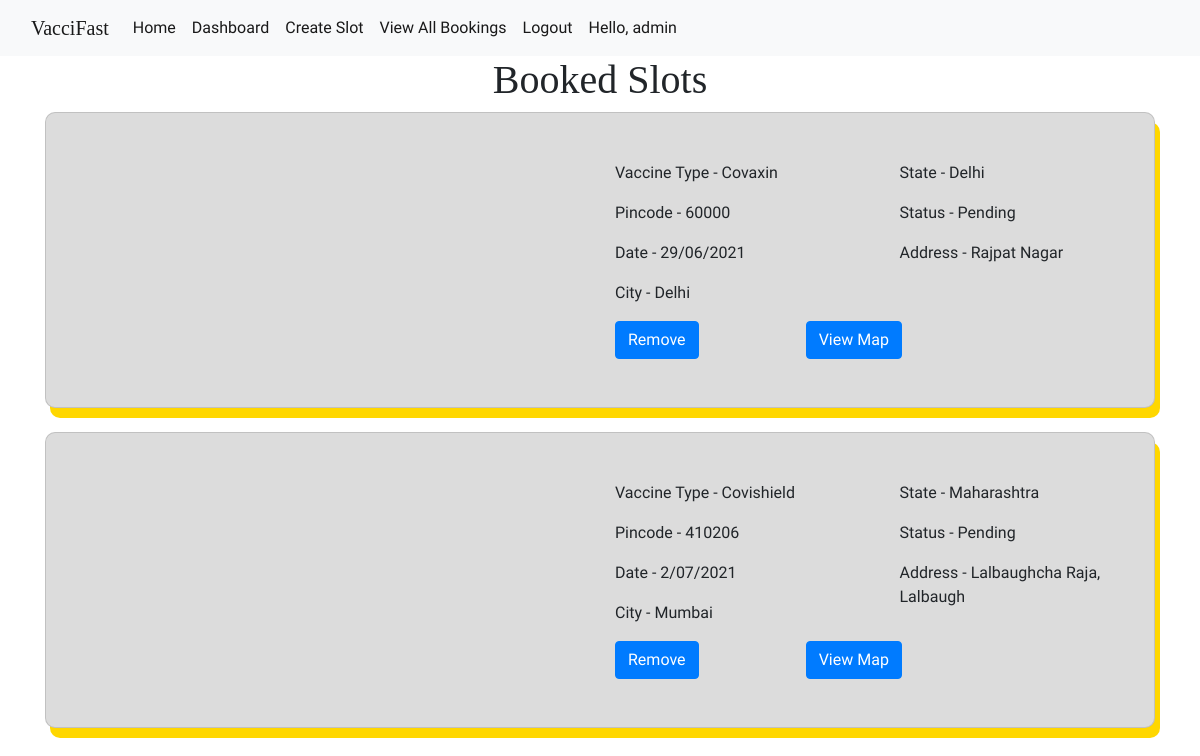
/bookedSlot (signed in), run on an earlier commit of the app's database.
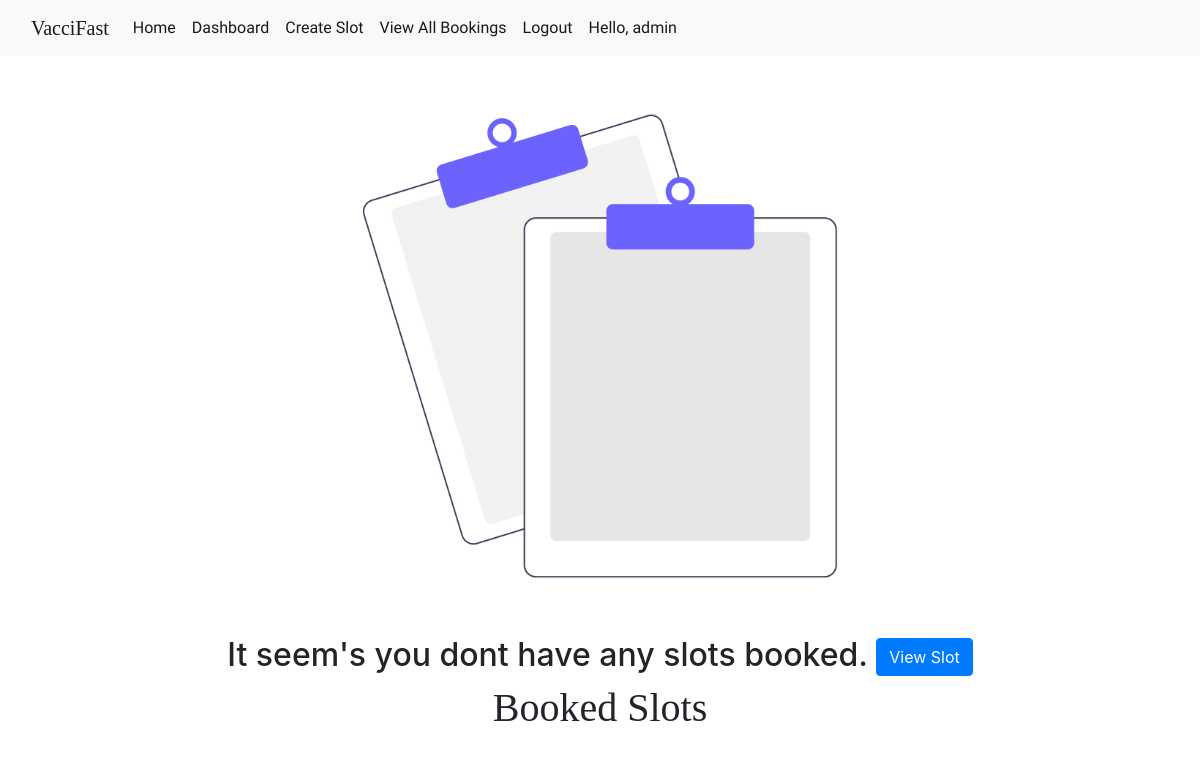
And on a later commit of the database.
### vacciapp/models.py (models this page shows, shortened)
class Booking(models.Model):
    user = models.ForeignKey(User,on_delete=models.CASCADE)
    customer = models.ForeignKey(Customer, null=True, on_delete=models.SET_NULL)
    slot = models.ForeignKey(Slot, null=True, on_delete=models.SET_NULL)
    date_booked = models.DateTimeField(auto_now_add=True,null=True)

class Slot(models.Model):
    vtype = models.CharField(max_length=200,null=True)
    date = models.CharField(max_length=200,null=True)
    address = models.CharField(max_length=200,null=True)
    city = models.CharField(max_length=200,null=True)
    state = models.CharField(max_length=200,null=True)
    pincode = models.CharField(max_length=200,null=True)
    addMap = models.CharField(max_length=200,null=True)
    date_created = models.DateTimeField(auto_now_add=True,null=True)
    count = models.IntegerField(null=True)
    status = models.CharField(max_length=200,null=True,choices=STATUS,default="Pending")

### vacciapp/views.py (the view)
# urls.py: path('bookedSlot',views.bookedSlot,name='bookedSlot'),
@login_required(login_url='login')
def bookedSlot(request):
    bs = Booking.objects.filter(user=request.user)
    try:
        pk_dict =  Booking.objects.filter(user=request.user).values('slot')
        p = pk_dict.values('slot_id')
        pk = p[0]['slot_id']
        address_dict = Slot.objects.values('address').get(pk=pk)
        address = address_dict.get('address')
        city_dict = Slot.objects.values('city').get(pk=pk)
        city = city_dict.get('city')
        state_dict = Slot.objects.values('state').get(pk=pk)
        state = state_dict.get('state')
        al = address.split(" ")
        cl = city.split(" ")
        sl = state.split(" ")
        final = ""
        for a in al:
            final = final + a + "+"
        for c in cl:
            final = final + c + "+"
        for s in sl:
            final = final + s + "+"
        if "," in final:
            st = final.replace(",","")
            st = st + "India"
        else:
            st = final + "India"
        link = "https://www.google.com/maps/embed/v1/place?key=AIzaSyBonEm9k9dZ4T9k6cZHWGzCYGupxNQgwBc&q="+st
        print(link)
    except:
        link = 0
        pass
    context = {
        'bs' : bs,
        'link' : link
    }
    return render(request,'vacciapp/bookedSlot.html',context)

### templates/vacciapp/bookedSlot.html (shortened to what this page needs)
{% extends 'base.html' %}
{% block body %}
{% if link == 0 %}
<center><img src="media/empty.png" style="width:650px;" alt="">
<h2>It seem's you dont have any slots booked. <a class="btn btn-primary" href="{% url 'viewSlot' %}"> View Slot</a> </h2></center>
{% endif %}
<center><h1  style="font-family: 'Vollkorn', serif;" >Booked Slots</h1></center>
  {% for b in bs %}
<div class="container">
  <div class="card" style="border-radius: 10px;background-color:gainsboro;box-shadow: 5px 10px gold;">
    <div class="row">
      <div class="col-md-6">
      <center>
      <br>
      </center>
      </div>
      <div class="col-md-6" style="font-family: 'Domine', serif;">
      <br><br>
        <div class="row">
          <div class="col-md-6">
            <p>Vaccine Type - {{b.slot.vtype}} </p> <p> Pincode - {{b.slot.pincode}}</p>
            <p>Date - {{b.slot.date}} </p> <p> City - {{b.slot.city}} </p>
          </div>
          <div class="col-md-6">
            <p>State - {{b.slot.state}} </p> <p>Status - {{b.slot.status}}</p>
            <p>Address - {{b.slot.address}}</p>
          </div>
        </div>
      <a class="btn btn-primary" href="{% url 'deleteBooking' b.id %}">Remove</a>
      <button class="btn btn-primary" type="button" data-bs-toggle="offcanvas" data-bs-target="#offcanvasBottom"
        aria-controls="offcanvasBottom">View Map</button>
      <br><br>
    </div>
  </div>
 <br>
</div>
</div>
<br>
{% endfor %}
{% endblock body %}

What changed in the data, as far as the page shows it:
removed Booking: slot.vtype "Covaxin", slot.pincode "60000", slot "29/06/2021", slot.city "Delhi", slot.state "Delhi", slot.status "Pending", slot.address "Rajpat Nagar"
removed Booking: slot.vtype "Covishield", slot.pincode "410206", slot "2/07/2021", slot.city "Mumbai", slot.state "Maharashtra", slot.status "Pending", slot.address "Lalbaughcha Raja, Lalbaugh"
Also different on the page:
text now shown: "It seem's you dont have any slots booked. View Slot"
